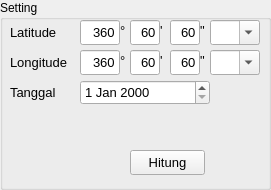
   <widget class="QGroupBox" name="groupBox_2">
    <property name="geometry">
     <rect>
      <x>10</x>
      <y>0</y>
      <width>271</width>
      <height>190</height>
     </rect>
    </property>
    <property name="title">
     <string>Setting</string>
    </property>
    <widget class="QLabel" name="label_14">
     <property name="geometry">
      <rect>
       <x>10</x>
       <y>20</y>
       <width>80</width>
       <height>25</height>
      </rect>
     </property>
     <property name="font">
      <font>
       <pointsize>10</pointsize>
      </font>
     </property>
     <property name="cursor">
      <cursorShape>IBeamCursor</cursorShape>
     </property>
     <property name="mouseTracking">
      <bool>false</bool>
     </property>
     <property name="tabletTracking">
      <bool>false</bool>
     </property>
     <property name="acceptDrops">
      <bool>false</bool>
     </property>
     <property name="text">
      <string>Latitude</string>
     </property>
     <property name="wordWrap">
      <bool>false</bool>
     </property>
    </widget>
    <widget class="QLabel" name="label_15">
     <property name="geometry">
      <rect>
       <x>10</x>
       <y>50</y>
       <width>80</width>
       <height>25</height>
      </rect>
     </property>
     <property name="font">
      <font>
       <pointsize>10</pointsize>
      </font>
     </property>
     <property name="cursor">
      <cursorShape>IBeamCursor</cursorShape>
     </property>
     <property name="mouseTracking">
      <bool>false</bool>
     </property>
     <property name="tabletTracking">
      <bool>false</bool>
     </property>
     <property name="acceptDrops">
      <bool>false</bool>
     </property>
     <property name="text">
      <string>Longitude</string>
     </property>
     <property name="wordWrap">
      <bool>false</bool>
     </property>
    </widget>
    <widget class="QLabel" name="label_16">
     <property name="geometry">
      <rect>
       <x>10</x>
       <y>80</y>
       <width>80</width>
       <height>25</height>
      </rect>
     </property>
     <property name="font">
      <font>
       <pointsize>10</pointsize>
      </font>
     </property>
     <property name="cursor">
      <cursorShape>IBeamCursor</cursorShape>
     </property>
     <property name="mouseTracking">
      <bool>false</bool>
     </property>
     <property name="tabletTracking">
      <bool>false</bool>
     </property>
     <property name="acceptDrops">
      <bool>false</bool>
     </property>
     <property name="text">
      <string>Tanggal</string>
     </property>
     <property name="wordWrap">
      <bool>false</bool>
     </property>
    </widget>
    <widget class="QPushButton" name="button_hitung">
     <property name="geometry">
      <rect>
       <x>130</x>
       <y>150</y>
       <width>75</width>
       <height>25</height>
      </rect>
     </property>
     <property name="font">
      <font>
       <pointsize>10</pointsize>
      </font>
     </property>
     <property name="text">
      <string>Hitung</string>
     </property>
    </widget>
    <widget class="QLineEdit" name="d_latutide">
     <property name="geometry">
      <rect>
       <x>80</x>
       <y>20</y>
       <width>40</width>
       <height>25</height>
      </rect>
     </property>
     <property name="font">
      <font>
       <pointsize>10</pointsize>
      </font>
     </property>
     <property name="whatsThis">
      <string extracomment="Latitud lokasi dalam format Derajat Desimal, dengan notasi N untuk belahan bumi utara, dan S untuk belahan bumi selatan.">&lt;html&gt;&lt;head/&gt;&lt;body&gt;&lt;p&gt;Ini Latitude&lt;/p&gt;&lt;/body&gt;&lt;/html&gt;</string>
     </property>
     <property name="accessibleDescription">
      <string/>
     </property>
     <property name="text">
      <string>360</string>
     </property>
     <property name="alignment">
      <set>Qt::AlignRight|Qt::AlignTrailing|Qt::AlignVCenter</set>
     </property>
    </widget>
    <widget class="QDateEdit" name="dateEdit_dari">
     <property name="geometry">
      <rect>
       <x>80</x>
       <y>80</y>
       <width>130</width>
       <height>25</height>
      </rect>
     </property>
     <property name="font">
      <font>
       <pointsize>10</pointsize>
      </font>
     </property>
    </widget>
    <widget class="QLabel" name="label_18">
     <property name="geometry">
      <rect>
       <x>120</x>
       <y>20</y>
       <width>10</width>
       <height>20</height>
      </rect>
     </property>
     <property name="font">
      <font>
       <pointsize>10</pointsize>
      </font>
     </property>
     <property name="cursor">
      <cursorShape>IBeamCursor</cursorShape>
     </property>
     <property name="mouseTracking">
      <bool>false</bool>
     </property>
     <property name="tabletTracking">
      <bool>false</bool>
     </property>
     <property name="acceptDrops">
      <bool>false</bool>
     </property>
     <property name="text">
      <string>°</string>
     </property>
     <property name="wordWrap">
      <bool>false</bool>
     </property>
    </widget>
    <widget class="QLineEdit" name="m_latitude">
     <property name="geometry">
      <rect>
       <x>130</x>
       <y>20</y>
       <width>30</width>
       <height>25</height>
      </rect>
     </property>
     <property name="font">
      <font>
       <pointsize>10</pointsize>
      </font>
     </property>
     <property name="whatsThis">
      <string extracomment="Latitud lokasi dalam format Derajat Desimal, dengan notasi N untuk belahan bumi utara, dan S untuk belahan bumi selatan.">&lt;html&gt;&lt;head/&gt;&lt;body&gt;&lt;p&gt;Ini Latitude&lt;/p&gt;&lt;/body&gt;&lt;/html&gt;</string>
     </property>
     <property name="accessibleDescription">
      <string/>
     </property>
     <property name="text">
      <string>60</string>
     </property>
     <property name="alignment">
      <set>Qt::AlignRight|Qt::AlignTrailing|Qt::AlignVCenter</set>
     </property>
    </widget>
    <widget class="QLabel" name="label_19">
     <property name="geometry">
      <rect>
       <x>160</x>
       <y>20</y>
       <width>10</width>
       <height>20</height>
      </rect>
     </property>
     <property name="font">
      <font>
       <pointsize>10</pointsize>
      </font>
     </property>
     <property name="cursor">
      <cursorShape>IBeamCursor</cursorShape>
     </property>
     <property name="mouseTracking">
      <bool>false</bool>
     </property>
     <property name="tabletTracking">
      <bool>false</bool>
     </property>
     <property name="acceptDrops">
      <bool>false</bool>
     </property>
     <property name="text">
      <string>'</string>
     </property>
     <property name="wordWrap">
      <bool>false</bool>
     </property>
    </widget>
    <widget class="QLineEdit" name="s_latitude">
     <property name="geometry">
      <rect>
       <x>170</x>
       <y>20</y>
       <width>30</width>
       <height>25</height>
      </rect>
     </property>
     <property name="font">
      <font>
       <pointsize>10</pointsize>
      </font>
     </property>
     <property name="whatsThis">
      <string extracomment="Latitud lokasi dalam format Derajat Desimal, dengan notasi N untuk belahan bumi utara, dan S untuk belahan bumi selatan.">&lt;html&gt;&lt;head/&gt;&lt;body&gt;&lt;p&gt;Ini Latitude&lt;/p&gt;&lt;/body&gt;&lt;/html&gt;</string>
     </property>
     <property name="accessibleDescription">
      <string/>
     </property>
     <property name="text">
      <string>60</string>
     </property>
     <property name="alignment">
      <set>Qt::AlignRight|Qt::AlignTrailing|Qt::AlignVCenter</set>
     </property>
    </widget>
    <widget class="QLabel" name="label_20">
     <property name="geometry">
      <rect>
       <x>200</x>
       <y>20</y>
       <width>10</width>
       <height>20</height>
      </rect>
     </property>
     <property name="font">
      <font>
       <pointsize>10</pointsize>
      </font>
     </property>
     <property name="cursor">
      <cursorShape>IBeamCursor</cursorShape>
     </property>
     <property name="mouseTracking">
      <bool>false</bool>
     </property>
     <property name="tabletTracking">
      <bool>false</bool>
     </property>
     <property name="acceptDrops">
      <bool>false</bool>
     </property>
     <property name="text">
      <string>&quot;</string>
     </property>
     <property name="wordWrap">
      <bool>false</bool>
     </property>
    </widget>
    <widget class="QLabel" name="label_21">
     <property name="geometry">
      <rect>
       <x>120</x>
       <y>50</y>
       <width>10</width>
       <height>20</height>
      </rect>
     </property>
     <property name="font">
      <font>
       <pointsize>10</pointsize>
      </font>
     </property>
     <property name="cursor">
      <cursorShape>IBeamCursor</cursorShape>
     </property>
     <property name="mouseTracking">
      <bool>false</bool>
     </property>
     <property name="tabletTracking">
      <bool>false</bool>
     </property>
     <property name="acceptDrops">
      <bool>false</bool>
     </property>
     <property name="text">
      <string>°</string>
     </property>
     <property name="wordWrap">
      <bool>false</bool>
     </property>
    </widget>
    <widget class="QLineEdit" name="s_longitude">
     <property name="geometry">
      <rect>
       <x>170</x>
       <y>50</y>
       <width>30</width>
       <height>25</height>
      </rect>
     </property>
     <property name="font">
      <font>
       <pointsize>10</pointsize>
      </font>
     </property>
     <property name="whatsThis">
      <string extracomment="Latitud lokasi dalam format Derajat Desimal, dengan notasi N untuk belahan bumi utara, dan S untuk belahan bumi selatan.">&lt;html&gt;&lt;head/&gt;&lt;body&gt;&lt;p&gt;Ini Latitude&lt;/p&gt;&lt;/body&gt;&lt;/html&gt;</string>
     </property>
     <property name="accessibleDescription">
      <string/>
     </property>
     <property name="text">
      <string>60</string>
     </property>
     <property name="alignment">
      <set>Qt::AlignRight|Qt::AlignTrailing|Qt::AlignVCenter</set>
     </property>
    </widget>
    <widget class="QLabel" name="label_22">
     <property name="geometry">
      <rect>
       <x>160</x>
       <y>50</y>
       <width>10</width>
       <height>20</height>
      </rect>
     </property>
     <property name="font">
      <font>
       <pointsize>10</pointsize>
      </font>
     </property>
     <property name="cursor">
      <cursorShape>IBeamCursor</cursorShape>
     </property>
     <property name="mouseTracking">
      <bool>false</bool>
     </property>
     <property name="tabletTracking">
      <bool>false</bool>
     </property>
     <property name="acceptDrops">
      <bool>false</bool>
     </property>
     <property name="text">
      <string>'</string>
     </property>
     <property name="wordWrap">
      <bool>false</bool>
     </property>
    </widget>
    <widget class="QLabel" name="label_23">
     <property name="geometry">
      <rect>
       <x>200</x>
       <y>50</y>
       <width>10</width>
       <height>20</height>
      </rect>
     </property>
     <property name="font">
      <font>
       <pointsize>10</pointsize>
      </font>
     </property>
     <property name="cursor">
      <cursorShape>IBeamCursor</cursorShape>
     </property>
     <property name="mouseTracking">
      <bool>false</bool>
     </property>
     <property name="tabletTracking">
      <bool>false</bool>
     </property>
     <property name="acceptDrops">
      <bool>false</bool>
     </property>
     <property name="text">
      <string>&quot;</string>
     </property>
     <property name="wordWrap">
      <bool>false</bool>
     </property>
    </widget>
    <widget class="QLineEdit" name="m_longitude">
     <property name="geometry">
      <rect>
       <x>130</x>
       <y>50</y>
       <width>30</width>
       <height>25</height>
      </rect>
     </property>
     <property name="font">
      <font>
       <pointsize>10</pointsize>
      </font>
     </property>
     <property name="whatsThis">
      <string extracomment="Latitud lokasi dalam format Derajat Desimal, dengan notasi N untuk belahan bumi utara, dan S untuk belahan bumi selatan.">&lt;html&gt;&lt;head/&gt;&lt;body&gt;&lt;p&gt;Ini Latitude&lt;/p&gt;&lt;/body&gt;&lt;/html&gt;</string>
     </property>
     <property name="accessibleDescription">
      <string/>
     </property>
     <property name="text">
      <string>60</string>
     </property>
     <property name="alignment">
      <set>Qt::AlignRight|Qt::AlignTrailing|Qt::AlignVCenter</set>
     </property>
    </widget>
    <widget class="QLineEdit" name="d_longitude">
     <property name="geometry">
      <rect>
       <x>80</x>
       <y>50</y>
       <width>40</width>
       <height>25</height>
      </rect>
     </property>
     <property name="font">
      <font>
       <pointsize>10</pointsize>
      </font>
     </property>
     <property name="whatsThis">
      <string extracomment="Latitud lokasi dalam format Derajat Desimal, dengan notasi N untuk belahan bumi utara, dan S untuk belahan bumi selatan.">&lt;html&gt;&lt;head/&gt;&lt;body&gt;&lt;p&gt;Ini Latitude&lt;/p&gt;&lt;/body&gt;&lt;/html&gt;</string>
     </property>
     <property name="accessibleDescription">
      <string/>
     </property>
     <property name="text">
      <string>360</string>
     </property>
     <property name="alignment">
      <set>Qt::AlignRight|Qt::AlignTrailing|Qt::AlignVCenter</set>
     </property>
    </widget>
    <widget class="QComboBox" name="comboBox_latitude">
     <property name="enabled">
      <bool>true</bool>
     </property>
     <property name="geometry">
      <rect>
       <x>210</x>
       <y>20</y>
       <width>50</width>
       <height>25</height>
      </rect>
     </property>
     <property name="font">
      <font>
       <pointsize>10</pointsize>
      </font>
     </property>
     <property name="editable">
      <bool>true</bool>
     </property>
     <property name="currentText">
      <string/>
     </property>
     <property name="currentIndex">
      <number>-1</number>
     </property>
    </widget>
    <widget class="QComboBox" name="comboBox_longitude">
     <property name="geometry">
      <rect>
       <x>210</x>
       <y>50</y>
       <width>50</width>
       <height>25</height>
      </rect>
     </property>
     <property name="font">
      <font>
       <pointsize>10</pointsize>
      </font>
     </property>
     <property name="editable">
      <bool>true</bool>
     </property>
     <property name="currentText">
      <string/>
     </property>
     <property name="currentIndex">
      <number>-1</number>
     </property>
    </widget>
   </widget>
